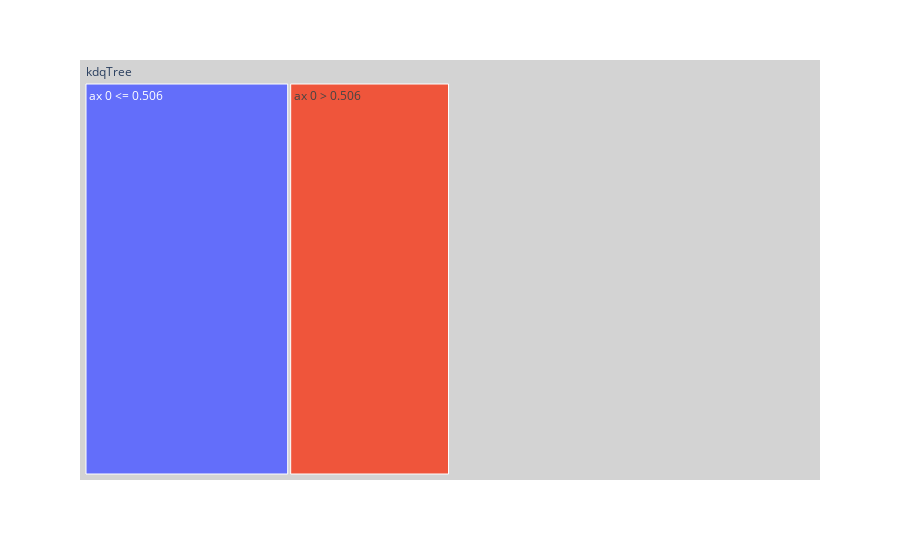

Source (notebook cell):
### Code cell
fig = px.treemap(data_frame=df_plot, names='name', ids='idx', parents='parent_idx', values='cell_count')
fig.update_traces(root_color='lightgrey')
fig.show()

### Figure 1 — Plotly figure (JSON) as saved in the notebook; plotly's stock layout.template omitted (floating-point values rounded to 4 significant figures)
{"data": [{"domain": {"x": [0, 1], "y": [0, 1]}, "hovertemplate": "name=%{label}<br>cell_count=%{value}<br>parent_idx=%{parent}<br>idx=%{id}<extra></extra>", "ids": [2422897374064, 2422897374352, 2422897374112], "labels": ["kdqTree", "ax 0 <= 0.506", "ax 0 > 0.506"], "name": "", "parents": [null, 2422897374064, 2422897374064], "root": {"color": "lightgrey"}, "type": "treemap", "values": [50, 28, 22]}], "layout": {"legend": {"tracegroupgap": 0}, "margin": {"t": 60}}}
